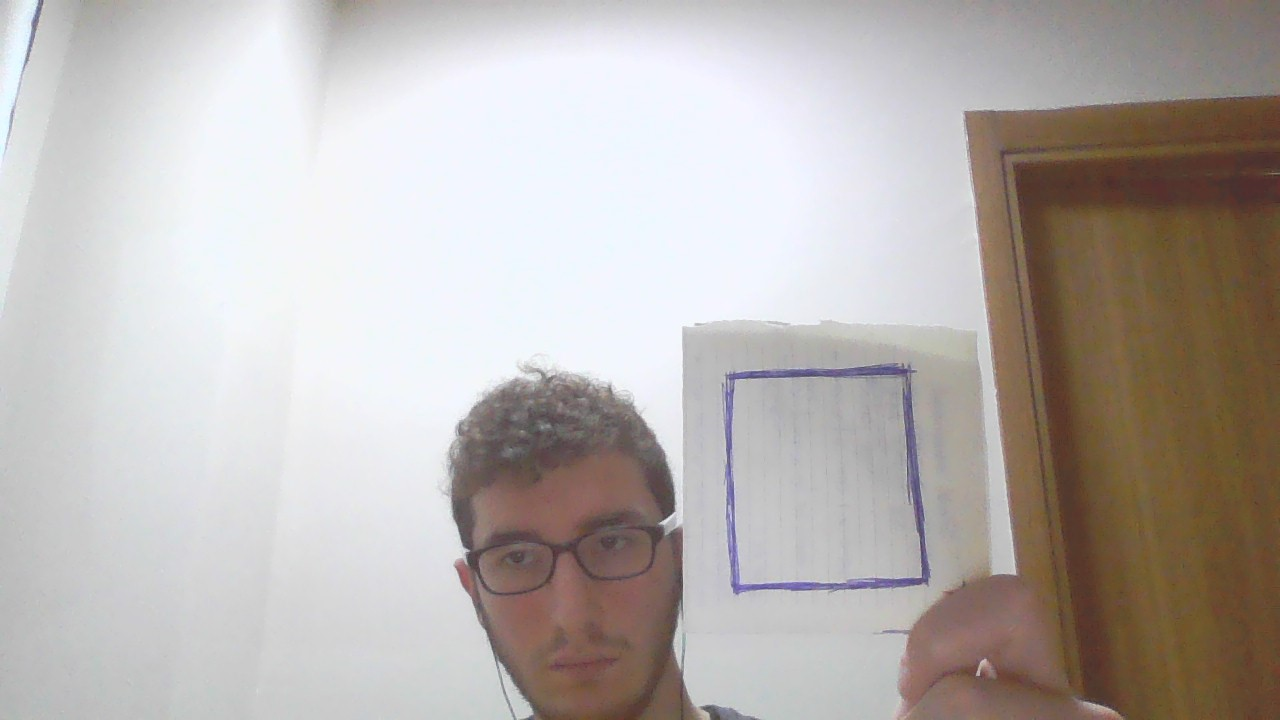
#> input picture Software/ROV/img.jpg, 1280 x 720 px, given in place of the camera
$ python rectangle_detection.py
#> lines starting #> are read from the running program, lines starting #| are printed output that depends on the picture; after the words box and inside, x2 and y2 are one past the last pixel; in counts of white or black regions, pixels touching at a corner belong together
import cv2
import numpy as np
import math

frameWidth = 640
frameHeight = 480
cap = cv2.VideoCapture(0)
cap.set(3, frameWidth)
cap.set(4, frameHeight)


def nothing():
    pass


def gradient(pt1, pt2):
    try:
        return (pt2[1] - pt1[1]) / (pt2[0] - pt1[0])
    except ZeroDivisionError:
        return 10


def getAngle(pt1, pt2, pt3):
    xprj, center, yprj = pt1, pt2, pt3
    m1 = gradient(center, xprj)
    m2 = gradient(center, yprj)
    angR = math.atan((m2 - m1) / (1 + (m2 * m1)))
    angD = round(math.degrees(angR))
    return angD


def getProjectionLen(angle, dist):
    print("Distance = ", dist)
    print("Angle = ", angle)
    xLen = int(dist * math.cos(angle * (math.pi / 180)))
    print("xLen = ", xLen)
    yLen = int(dist * math.sin(angle * (math.pi / 180)))
    print("xLen = ", yLen)
    return xLen, yLen


def getContours(img):
    contours, hierarchy = cv2.findContours(img, cv2.RETR_EXTERNAL, cv2.CHAIN_APPROX_NONE)

    for cnt in contours:
        area = cv2.contourArea(cnt)
        if area > 2000:
            # cv2.drawContours(imgContour, maxCnt, -1, (255, 0, 255), 7)
            x, y, w, h = cv2.boundingRect(cnt)
            cv2.rectangle(imgContour, (x, y), (x + w, y + h), (0, 255, 0), 2)

            M = cv2.moments(cnt)
            if M['m00'] != 0:
                cx = int(M['m10'] / M['m00'])
                cy = int(M['m01'] / M['m00'])

            dist = cv2.norm((cx, cy), (320, 240), cv2.NORM_L2)

            cv2.putText(imgContour, str(dist), (320, 240), cv2.FONT_HERSHEY_SIMPLEX,
                        1, (0, 0, 255), 2, cv2.LINE_AA)

            cv2.line(imgContour, (cx, cy), (320, 240), (255, 0, 0), 2)

            lenght = int(dist / 6)

            if 240 > cy > 0 and 320 > cx > 0:

                angle = getAngle([320, 240], [cx, cy], [cx, cy + lenght])
                cv2.putText(imgContour, str(angle), (cx, cy), cv2.FONT_HERSHEY_COMPLEX,
                            1.5, (0, 255, 255), 2)

                xLen, yLen = getProjectionLen(angle, int(dist))
                cv2.putText(imgContour, str(xLen) + ',' + str(-yLen), (cx + 50, cy + 50), cv2.FONT_HERSHEY_COMPLEX,
                            1.5, (0, 255, 255), 2)

                cv2.line(imgContour, (cx, cy), (cx + xLen, cy), (255, 0, 0), 2)
                cv2.line(imgContour, (cx, cy), (cx, cy + yLen), (255, 0, 0), 2)

            elif 480 > cy > 240 and 320 > cx > 0:

                angle = -(getAngle([320, 240], [cx, cy], [cx, cy - lenght]))
                cv2.putText(imgContour, str(angle), (cx, cy), cv2.FONT_HERSHEY_COMPLEX,
                            1.5, (0, 255, 255), 2)

                xLen, yLen = getProjectionLen(angle, int(dist))
                cv2.putText(imgContour, str(xLen) + ',' + str(yLen), (cx - 50, cy + 50), cv2.FONT_HERSHEY_COMPLEX,
                            1.5, (0, 255, 255), 2)

                cv2.line(imgContour, (cx, cy), (cx + xLen, cy), (255, 0, 0), 2)
                cv2.line(imgContour, (cx, cy), (cx, cy - yLen), (255, 0, 0), 2)

            elif 240 > cy > 0 and 640 > cx > 320:

                angle = -(getAngle([320, 240], [cx, cy], [cx, cy + lenght]))
                cv2.putText(imgContour, str(angle), (cx, cy), cv2.FONT_HERSHEY_COMPLEX,
                            1.5, (0, 255, 255), 2)

                xLen, yLen = getProjectionLen(angle, int(dist))
                cv2.putText(imgContour, str(-xLen) + ',' + str(-yLen), (cx + 50, cy - 50), cv2.FONT_HERSHEY_COMPLEX,
                            1.5, (0, 255, 255), 2)

                cv2.line(imgContour, (cx, cy), (cx - xLen, cy), (255, 0, 0), 2)
                cv2.line(imgContour, (cx, cy), (cx, cy + yLen), (255, 0, 0), 2)

            elif 480 > cy > 240 and 640 > cx > 320:

                angle = getAngle([320, 240], [cx, cy], [cx, cy - lenght])
                cv2.putText(imgContour, str(angle), (cx, cy), cv2.FONT_HERSHEY_COMPLEX,
                            1.5, (0, 255, 255), 2)

                xLen, yLen = getProjectionLen(angle, int(dist))
                cv2.putText(imgContour, str(-xLen) + ',' + str(+yLen), (cx + 50, cy + 50), cv2.FONT_HERSHEY_COMPLEX,
                            1.5, (0, 255, 255), 2)

                cv2.line(imgContour, (cx, cy), (cx - xLen, cy), (255, 0, 0), 2)
                cv2.line(imgContour, (cx, cy), (cx, cy - yLen), (255, 0, 0), 2)


def stackImages(scale, imgArray):
    rows = len(imgArray)
    cols = len(imgArray[0])
    rowsAvailable = isinstance(imgArray[0], list)
    width = imgArray[0][0].shape[1]
    height = imgArray[0][0].shape[0]
    if rowsAvailable:
        for x in range(0, rows):
            for y in range(0, cols):
                if imgArray[x][y].shape[:2] == imgArray[0][0].shape[:2]:
                    imgArray[x][y] = cv2.resize(imgArray[x][y], (0, 0), None, scale, scale)
                else:
                    imgArray[x][y] = cv2.resize(imgArray[x][y], (imgArray[0][0].shape[1], imgArray[0][0].shape[0]),
                                                None, scale, scale)
                if len(imgArray[x][y].shape) == 2:
                    imgArray[x][y] = cv2.cvtColor(imgArray[x][y], cv2.COLOR_GRAY2BGR)
        imageBlank = np.zeros((height, width, 3), np.uint8)
        hor = [imageBlank] * rows
        for x in range(0, rows):
            hor[x] = np.hstack(imgArray[x])
        ver = np.vstack(hor)
    else:
        for x in range(0, rows):
            if imgArray[x].shape[:2] == imgArray[0].shape[:2]:
                imgArray[x] = cv2.resize(imgArray[x], (0, 0), None, scale, scale)
            else:
                imgArray[x] = cv2.resize(imgArray[x], (imgArray[0].shape[1], imgArray[0].shape[0]), None, scale, scale)
            if len(imgArray[x].shape) != 2:
                continue
            imgArray[x] = cv2.cvtColor(imgArray[x], cv2.COLOR_GRAY2BGR)
        hor = np.hstack(imgArray)
        ver = hor
    return ver


cv2.namedWindow('Parameters')
cv2.createTrackbar('TH1', 'Parameters', 0, 255, nothing)
cv2.createTrackbar('TH2', 'Parameters', 0, 255, nothing)

# [7 lines of commented-out code are left out]

while True:
    hmax = 141
    smax = 130
    vmax = 180
    hmin = 90
    smin = 47
    vmin = 109
    thresh1 = cv2.getTrackbarPos("TH1", "Parameters")
    thresh2 = cv2.getTrackbarPos("TH2", "Parameters")

    ret, frame = cap.read()
#> frame is the input picture: shape (720, 1280, 3); mean B, G, R 175.7, 178.9, 185.2
    if frame is None:
        break
    frame_HSV = cv2.cvtColor(frame, cv2.COLOR_BGR2HSV)
#> frame_HSV: shape (720, 1280, 3); mean H, S, V 67.7, 34.4, 188.9
    imgContour: object = frame.copy()

    imgBlur = cv2.GaussianBlur(frame_HSV, (7, 7), 1)
#> imgBlur: shape (720, 1280, 3); mean H, S, V 67.7, 34.4, 188.9

    frame_threshold = cv2.inRange(imgBlur, (hmin, smin, vmin), (hmax, smax, vmax))
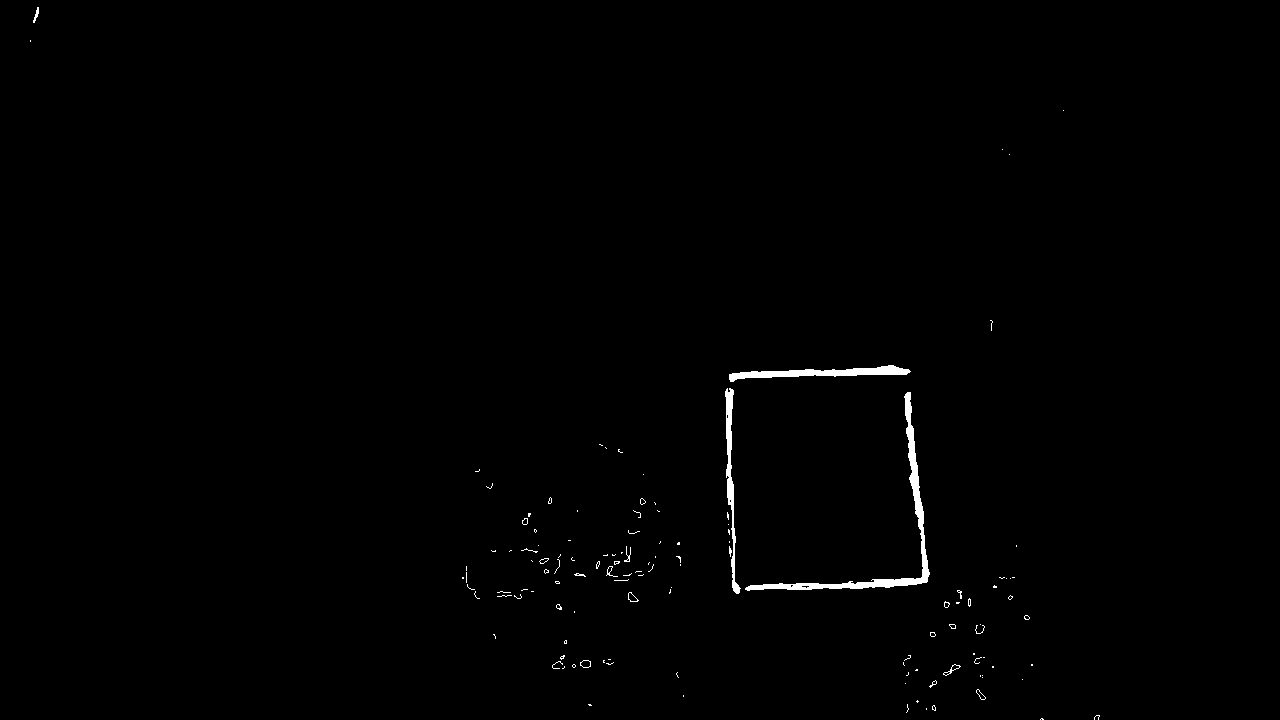
#> frame_threshold: shape (720, 1280); 0.61% white; 128 white regions (111 under 20 px), largest, box (x1, y1, x2, y2) and area: (745, 392, 930, 591) 2261, (729, 365, 911, 382) 1241, (725, 388, 741, 594) 942

    imgCanny = cv2.Canny(frame_threshold, 200, 255)
#> imgCanny: shape (720, 1280); 0.37% white in thin lines or dots, all inside (x1, y1, x2, y2) = (29, 7, 1100, 720)

    kernel = np.ones((5, 5))
    imgDil = cv2.dilate(imgCanny, kernel, iterations=1)
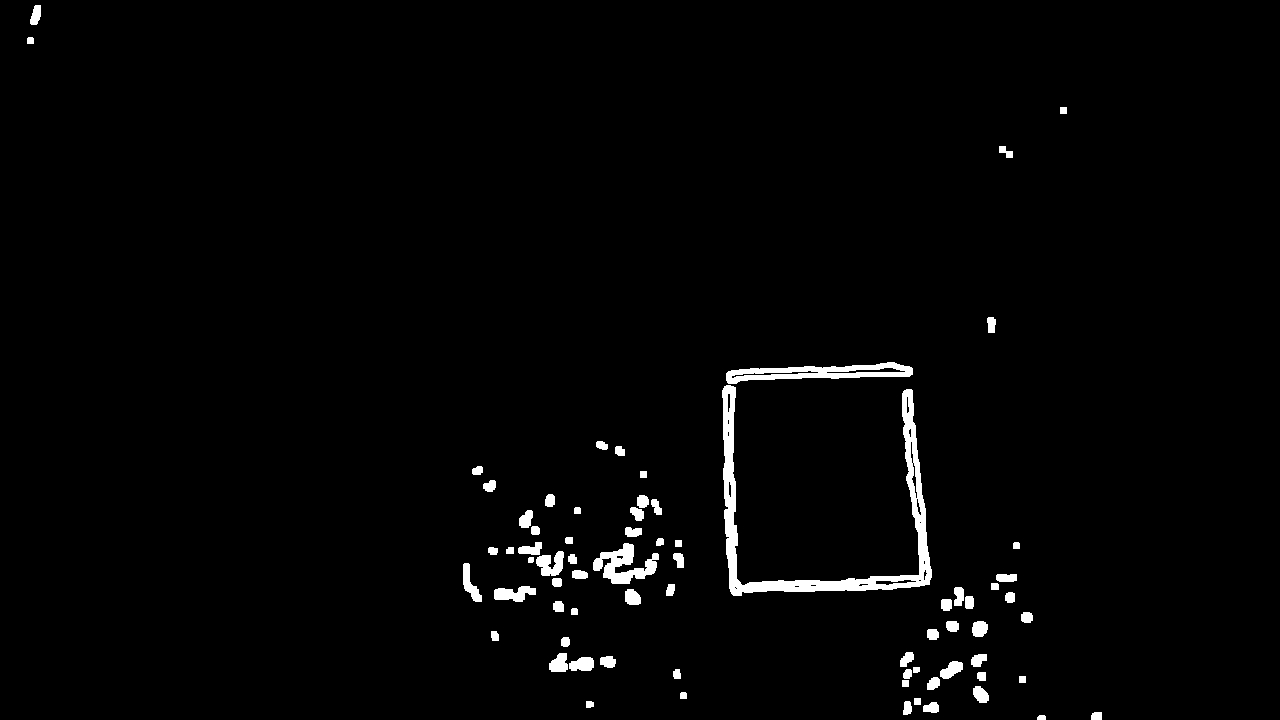
#> imgDil: shape (720, 1280); 2% white; 73 white regions

    getContours(imgDil)
#> in getContours, `contours, hierarchy = cv2.findContours(img, cv2.RETR_EXTERNAL, cv2.CHA..`: contours = 73 contours; largest, box (x1, y1, x2, y2) and area: (722, 385, 932, 596) 6026, (726, 362, 913, 384) 2065, (593, 543, 659, 584) 1149, (536, 551, 564, 576) 398, (494, 586, 536, 602) 383
#> the loop in getContours, `for cnt in contours:` made 73 passes
#> (area, x, y, w, h, cx, cy, dist) on passes 67 to 68: (6026.5, 722, 385, 210, 211, 827, 516, 577.3), (2065, 726, 362, 187, 22, 819, 372, 516.2)
#> area on passes 1 to 6: 29.5, 66, 117, 85, 38, 36
#> after the loop in getContours, `for cnt in contours:`:
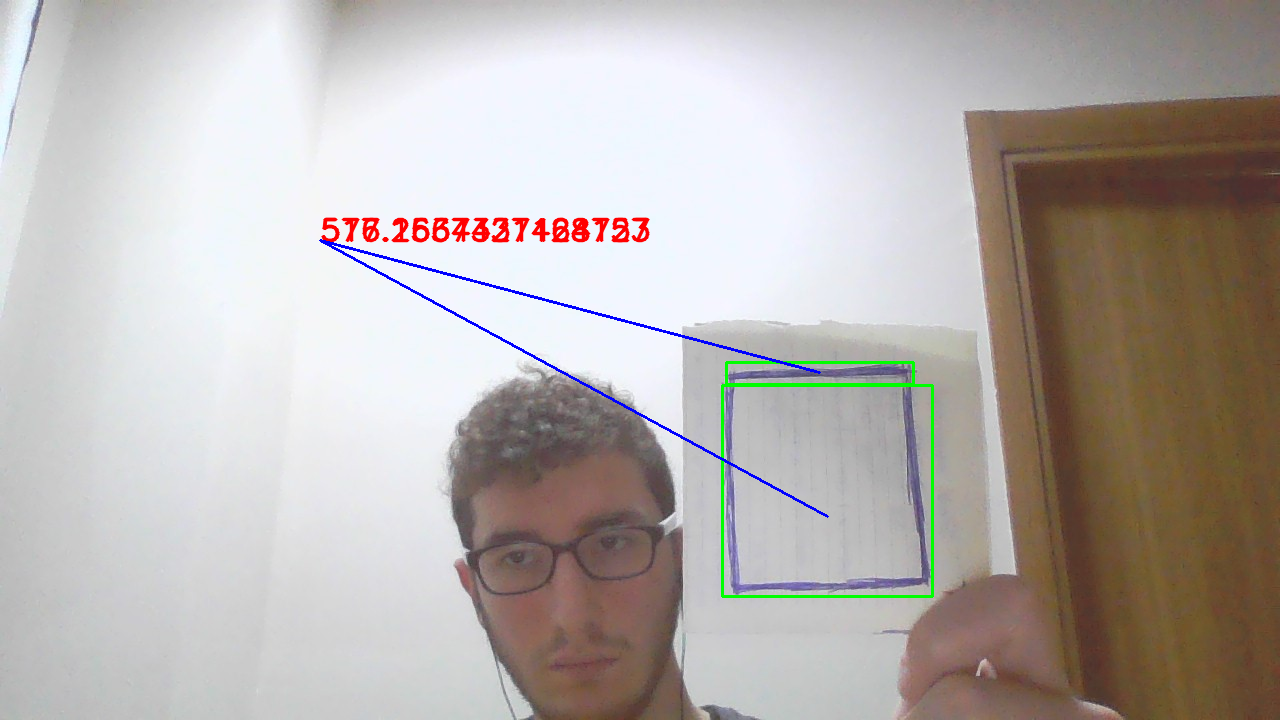
#> imgContour: shape (720, 1280, 3); 1.26% of pixels changed, all inside (x1, y1, x2, y2) = (319, 217, 934, 598)

    imgStack = stackImages(0.8, ([frame, frame_HSV, imgBlur],
                                 [imgDil, imgCanny, imgContour]))
#> after the loop in stackImages, `for x in range(0, rows):`: hor = 2 items
#> in stackImages, `ver = np.vstack(hor)`:
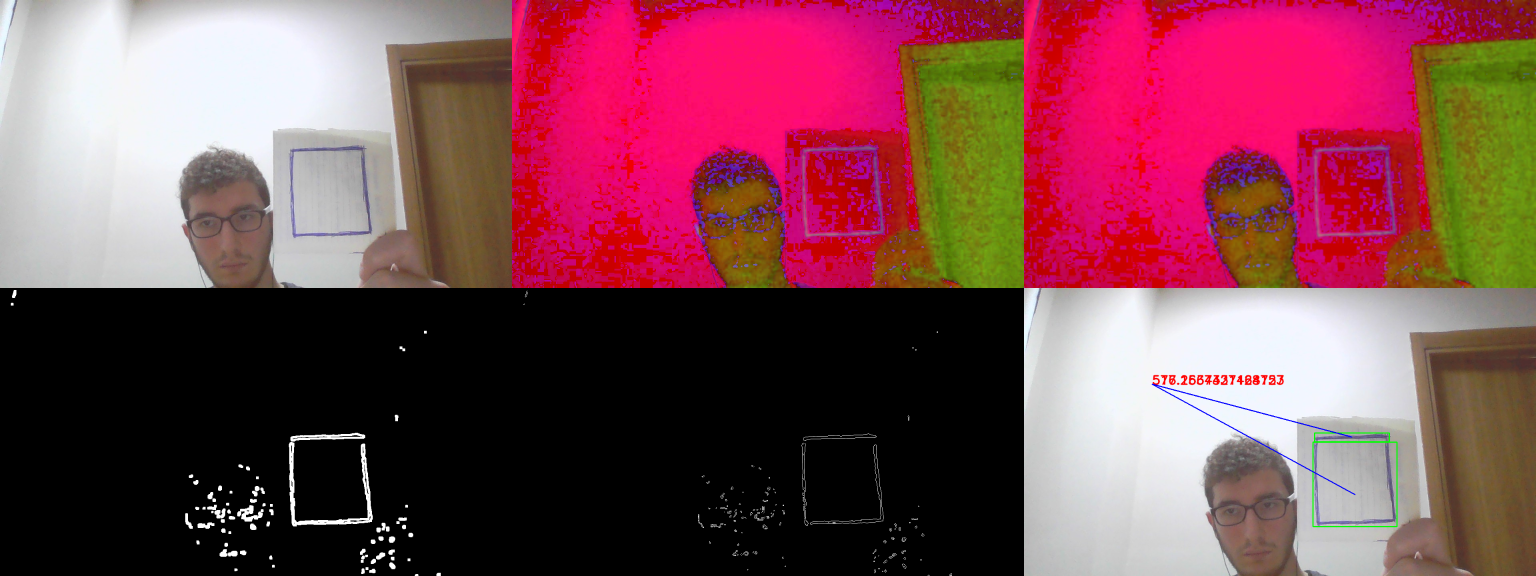
#> ver: shape (1152, 3072, 3) (shown at 1/2 size); mean of channels 0, 1, 2 81.8, 71.8, 125.4; drawn as B, G, R

    cv2.imshow("Result", imgStack)

    if cv2.waitKey(1) == 27:
#> (key Esc is pressed here)
        break

cv2.destroyAllWindows()
